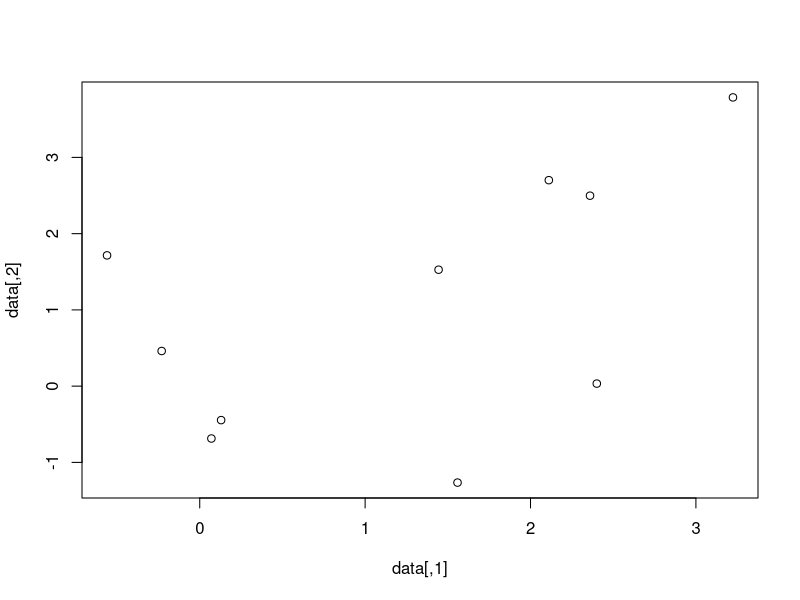
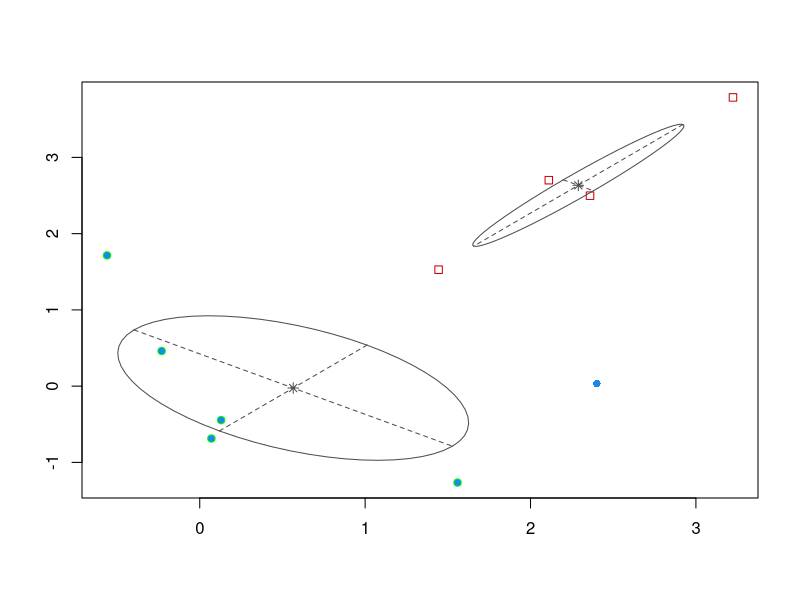
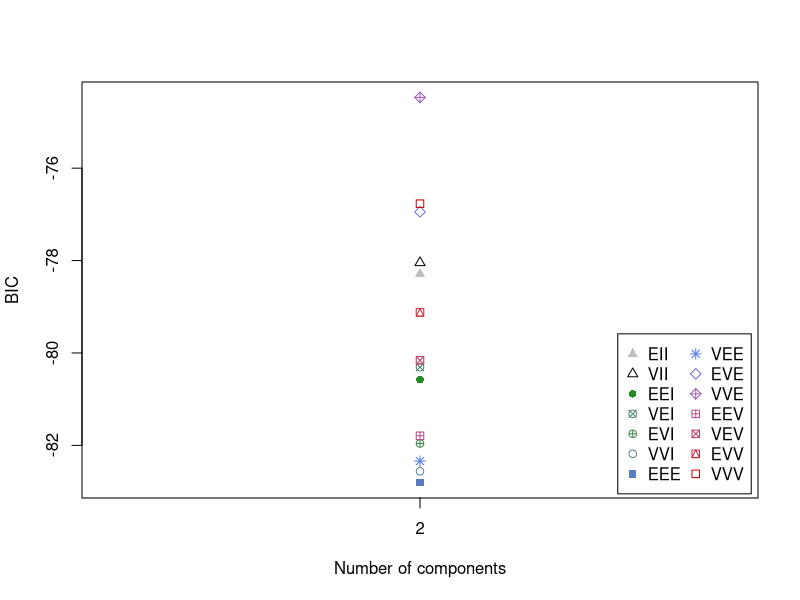
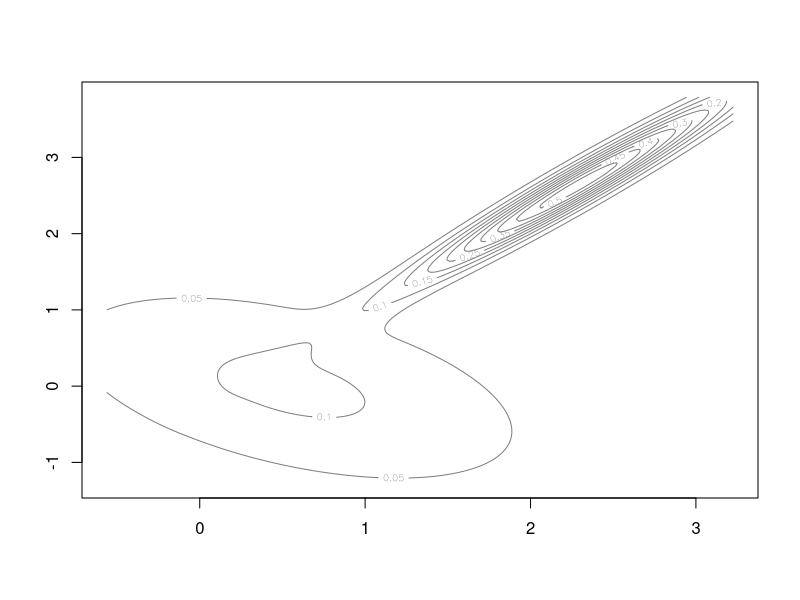
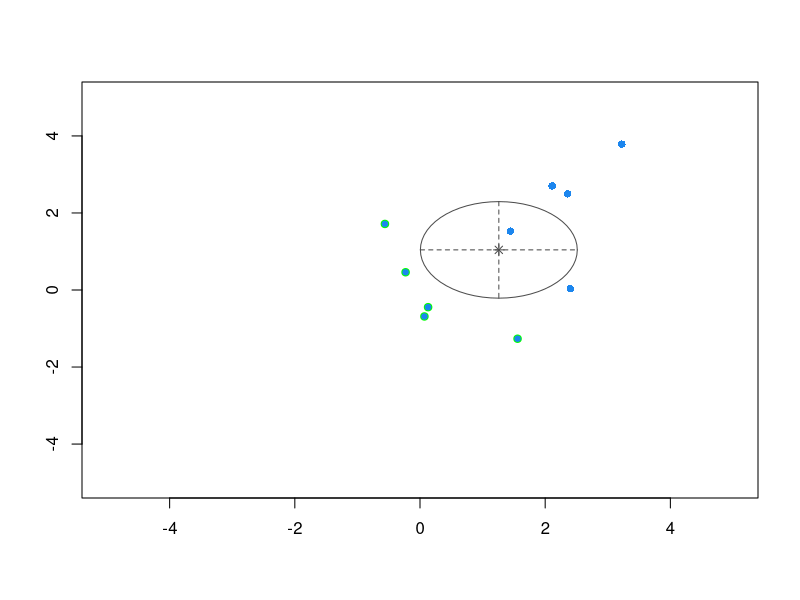
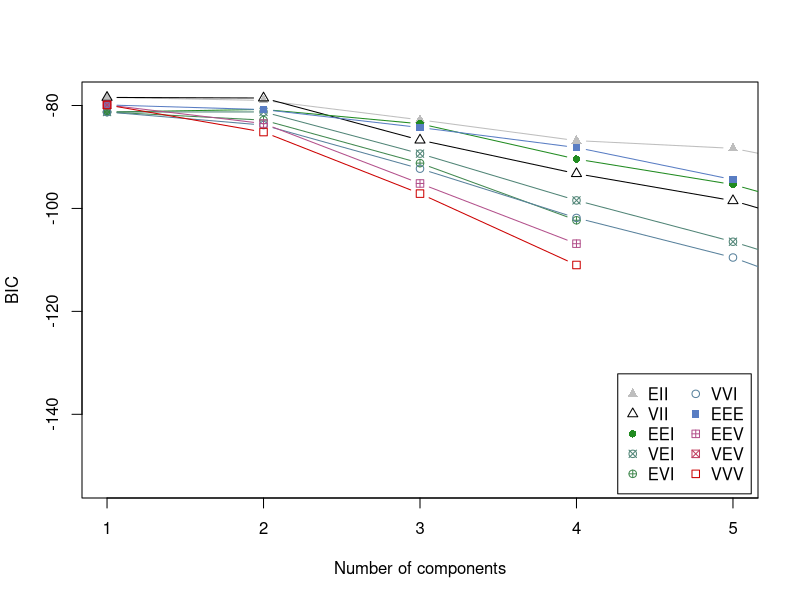
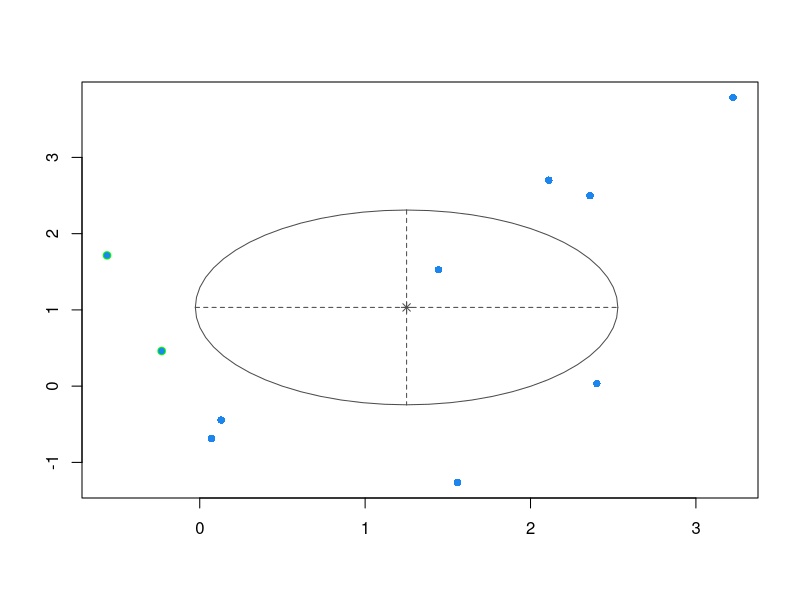
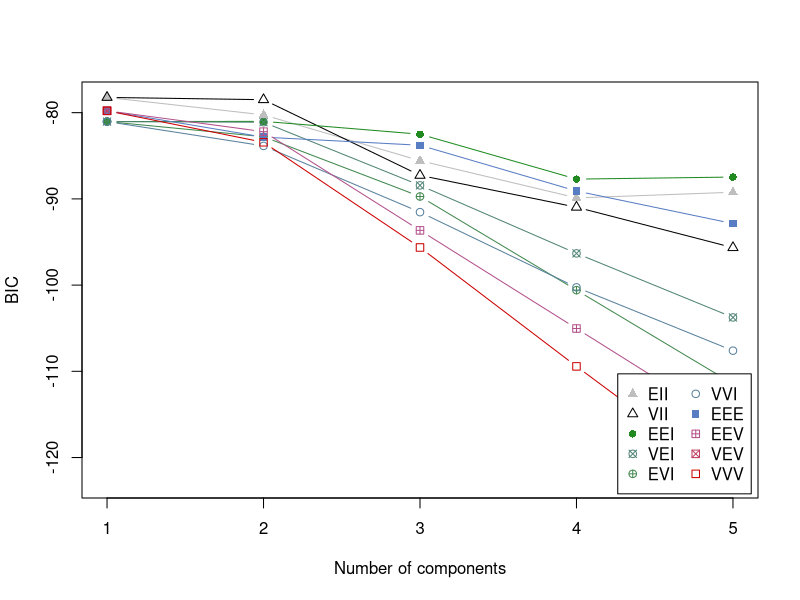

Reproduce these figures in R, in order.
#install.packages("mclust")
library(mclust)
set.seed(123)

data <- rbind(
  matrix(rnorm(10, mean = 0, sd = 1), ncol = 2),
  matrix(rnorm(10, mean = 2, sd = 1), ncol = 2)
)

plot(data)

?mclust
fit <- Mclust(data, G = 2)
summary(fit)

plot(fit,what = "classification")

points(data[1:5,], col = "green", lty = 2)

?mclustModelNames
plot(fit, what = "BIC")

mclustBIC(data)


fit$parameters


dens = densityMclust(data, G = 2)
summary(dens)

## Prioris

fit_prior <- Mclust(data, G = 1:9, 
                    prior = priorControl(mean = c(10, 10), 
                                                      #scale = cbind(c(100,0),c(0,.01))))
                                                      scale = diag(c(2,10))))
summary(fit_prior)

plot(fit_prior, what = "classification", xlim = c(-5,5), ylim = c(-5,5))

points(data[1:5,], col = "green", lty = 2)



plot(fit_prior, G = 1: 5, what = "BIC")

fit_prior$parameters

## Priori solo en la varianza

fit_no_prior_mean <- Mclust(data, G = 1: 5, 
                            prior = priorControl(shrinkage = 0,  
                                                 scale = diag(c(2,10))))
summary(fit_no_prior_mean)

plot(fit_no_prior_mean, what = "classification")

points(data[1:2,], col = "green", lty = 2)


plot(fit_no_prior_mean, G = 1: 5, what = "BIC")

fit$parameters


# Base de datos más grande

library(mclust)
set.seed(123)
data <- rbind(
  matrix(rnorm(100, mean = 0, sd = 0.2), ncol = 2),
  matrix(rnorm(20, mean = 1, sd = 0.2), ncol = 2)
)

plot(data)

fit <- Mclust(data, G = 1:9)
summary(fit)

plot(fit, G = 1:9,what = "classification")

points(data[1:50,], col = "green", lty = 2)

fit$BIC
plot(fit, what = "BIC")

fit$parameters


## Prioris

fit_prior <- Mclust(data, G = 1:5, prior = priorControl(mean = c(100, 100), 
                                                        scale = cbind(c(10,0),c(0,1))))
summary(fit_prior)

plot(fit_prior, what = "classification", xlim = c(-2,2), ylim = c(-2,2))

points(data[1:50,], col = "green", lty = 2)


plot(fit_prior, G = 1: 5, what = "BIC")

fit$parameters

## Priori solo en la varianza

fit_no_prior_mean <- Mclust(data, G = 1: 5, prior = priorControl(shrinkage = 0))
summary(fit_no_prior_mean)

plot(fit_no_prior_mean, what = "classification")

points(data[1:50,], col = "green", lty = 2)

fit_no_prior_mean$BIC
plot(fit_no_prior_mean, G = 1: 5, what = "BIC")

fit$parameters
